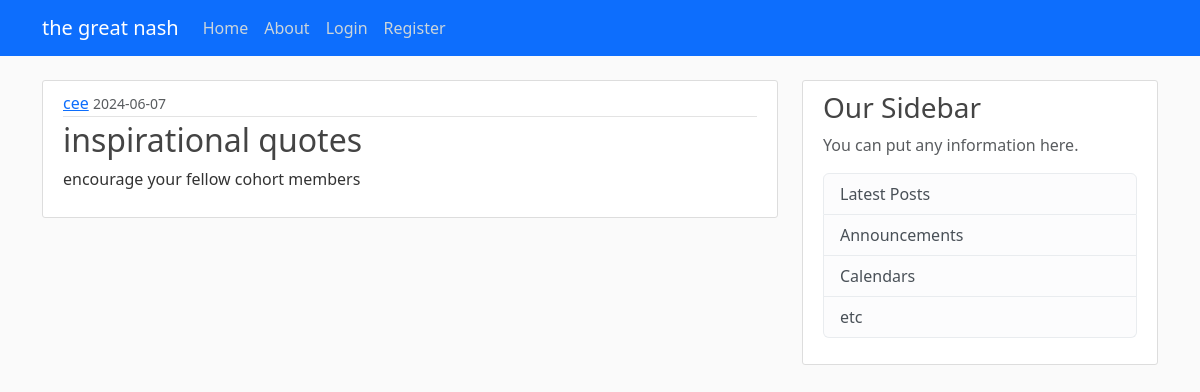
The app's page /post/4 with its own data.
### app/models.py (models this page shows, shortened)
class User(db.Model, UserMixin):
    id = db.Column(db.Integer, primary_key=True)
    username = db.Column(db.String(12), unique=True, nullable=False)
    email = db.Column(db.String(120), unique=True, nullable=False)
    image_file = db.Column(db.String(20), nullable=False, default='default.jpeg')
    password = db.Column(db.String(60), nullable=False)
    posts = db.relationship("Post", backref='author', lazy=True)

class Post(db.Model):
    id = db.Column(db.Integer, primary_key=True)
    title = db.Column(db.String(100), nullable=False)
    content = db.Column(db.Text, nullable=False)
    date_posted = db.Column(db.DateTime, nullable=False, default=datetime.utcnow)
    user_id = db.Column(db.Integer, db.ForeignKey('user.id'), nullable=False)

### app/route.py (the view)
@app.route("/post/<int:post_id>", methods = ["POST", "GET"])
def post(post_id):
    post=Post.query.get_or_404(post_id)
    return render_template("post.html", title="Posts.title", post=post)

### app/templates/post.html (shortened to what this page needs)
{% extends "base.html" %}
{% block content %}
<article class="media content-section">
    <div class="media-body">
      <div class="article-metadata">
        <a class="mr-2" href="{{url_for('user_posts', username= post.author.username)}}">{{ post.author.username }}</a>
        <small class="text-muted">{{ post.date_posted.strftime('%Y-%m-%d') }}</small>
      </div>
      <h2 class="article-title"> {{ post.title }}</h2>
      <p class="article-content"> {{ post.content }} </p>
  </article>
{% endblock %}

### app/static/main.css (style rules this page uses)
body { background: #fafafa; color: #333333; margin-top: 5rem; }
h1, h2, h3, h4, h5, h6 { color: #444444; }
.content-section { background: #ffffff; padding: 10px 20px; border: 1px solid #dddddd; border-radius: 3px; margin-bottom: 20px; }
.article-title { color: #444444; }
.article-content { white-space: pre-line; }
.article-metadata { padding-bottom: 1px; margin-bottom: 4px; border-bottom: 1px solid #e3e3e3 }

### records on screen
User: author.username "cee"
Post: date_posted "2024-06-07", title "inspirational quotes", content "encourage your fellow cohort members"
